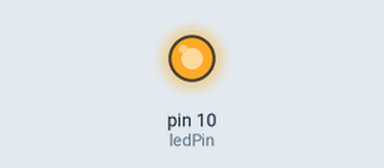
A sketch run on a simulated Arduino Uno, built with avr-gcc and run on an emulated ATmega328P. Parts: output pins drawn as LEDs (lit = HIGH).

Above: at 1.1 s.
At 4.5 s:
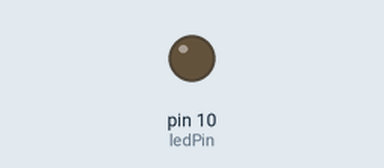
Timing chart, 0 to 6.6 s (numbered marks = the images above):
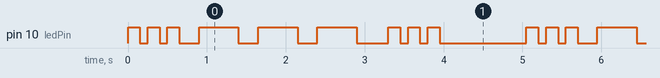

Measured:
- by itself, pin 10 (ledPin): repeats every 5.1 s: 2 × (LOW 0.10 s, HIGH 0.15 s), 3 × (LOW 0.25 s, HIGH 0.50 s), LOW 0.40 s, 2 × (HIGH 0.15 s, LOW 0.10 s), HIGH 0.15 s, LOW 1.1 s, HIGH 0.15 s
- by itself, everything shown: repeats every 5.1 s, in 18 steps

The sketch:

Projeto_2_-_SOS_em_Codigo_Morse.ino
```cpp
//Projeto 2 - S.O.S. em código Morse

int ledPin = 10;

void setup() {

pinMode(ledPin, OUTPUT); //define ledPin (no pino digital 10) como saída.
}

void loop() {

//3 pontos (letra S)
for (int i = 0; i < 3; i++){
  digitalWrite(ledPin, HIGH);
  delay(150);
  digitalWrite(ledPin, LOW);
  delay(100);
}
delay(150); //espera entre as letras

//3 traços (letra O)
for (int j = 0; j < 3; j++){
  digitalWrite(ledPin, HIGH);
  delay(500);
  digitalWrite(ledPin, LOW);
  delay(250);
}
delay(150); //espera entre as letras

//3 pontos (letra S)
for (int k = 0; k < 3; k++){
  digitalWrite(ledPin, HIGH);
  delay(150);
  digitalWrite(ledPin, LOW);
  delay(100);
}
delay(1000); //espera entre as letras
}
```
